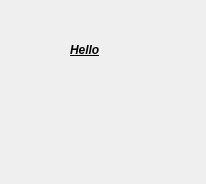
<?xml version="1.0" encoding="UTF-8"?>
<ui version="4.0">
 <class>Dialog</class>
 <widget class="QDialog" name="Dialog">
  <property name="geometry">
   <rect>
    <x>0</x>
    <y>0</y>
    <width>206</width>
    <height>184</height>
   </rect>
  </property>
  <property name="windowTitle">
   <string>Dialog</string>
  </property>
  <widget class="QLabel" name="label">
   <property name="geometry">
    <rect>
     <x>70</x>
     <y>40</y>
     <width>91</width>
     <height>20</height>
    </rect>
   </property>
   <property name="text">
    <string>&lt;html&gt;&lt;head/&gt;&lt;body&gt;&lt;p&gt;&lt;span style=&quot; font-weight:700; font-style:italic; text-decoration: underline;&quot;&gt;Hello&lt;/span&gt;&lt;/p&gt;&lt;/body&gt;&lt;/html&gt;</string>
   </property>
  </widget>
 </widget>
 <resources/>
 <connections/>
</ui>
